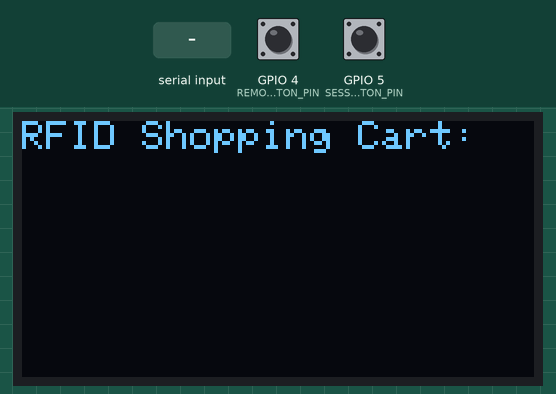
Recording of a program running on a simulated ESP32. Shown: 128×64 one-colour display. Inputs (shaded band) come from the test bench; at power-on: GPIO 5 (SESSION_END_BUTTON_PIN) HIGH, GPIO 4 (REMOVE_BUTTON_PIN) HIGH. WiFi joins after 1.5 s; servers stay silent unless stated; the display library's start-up logo is not drawn; uploads are accepted with an empty reply; what the program prints to the serial monitor is not drawn.

Above: at 4.7 s.
4.8 s: GPIO 5 (SESSION_END_BUTTON_PIN) pulled LOW for 0.15 s
At 5.7 s:
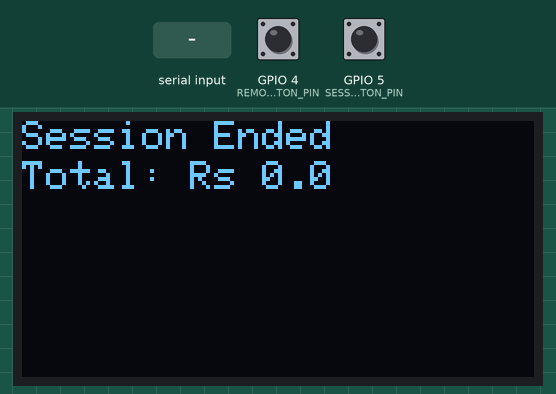
6.5 s: "1" received over the second serial link
At 7.0 s:
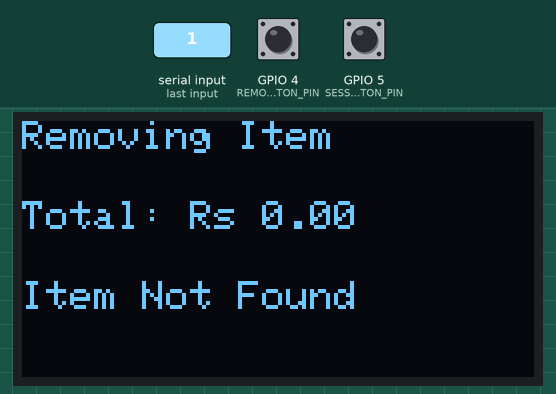
8.0 s: GPIO 5 (SESSION_END_BUTTON_PIN) pulled LOW for 1 s
At 9.4 s:
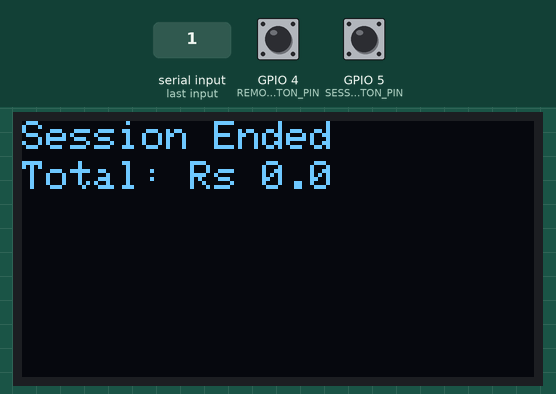
10.5 s: "0" received over the second serial link
At 11.3 s:
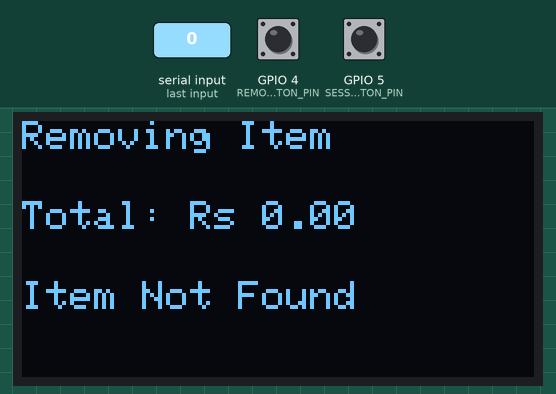
12.0 s: GPIO 5 (SESSION_END_BUTTON_PIN) pulled LOW for 3.2 s
At 13.6 s:
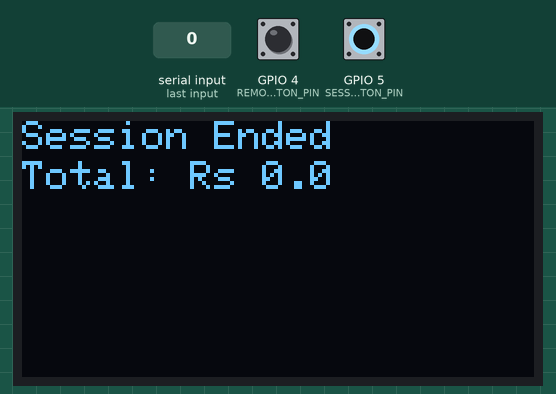
Timing chart, 0 to 15.1 s (numbered marks = the images above; inputs shaded):
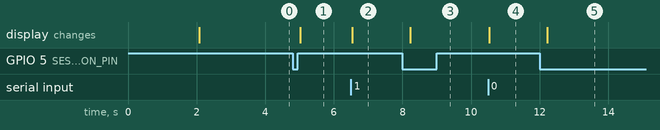

The program:

main.cpp
```cpp
#include <Wire.h>
#include <Adafruit_GFX.h>
#include <Adafruit_SSD1306.h>
#include <map>
#include <WiFi.h>
#include <HTTPClient.h>
#include <ArduinoJson.h>

#define SCREEN_WIDTH 128
#define SCREEN_HEIGHT 64
#define OLED_RESET    -1
Adafruit_SSD1306 display(SCREEN_WIDTH, SCREEN_HEIGHT, &Wire, OLED_RESET);

#define EM18_RX_PIN 16   // RX pin for EM-18 RFID Reader
#define REMOVE_BUTTON_PIN 4  // GPIO pin for the remove button
#define SESSION_END_BUTTON_PIN 5  // GPIO pin for the session end button

// Wi-Fi credentials
const char* ssid = "Shiva";
const char* password = "shiva62003@";
const char* addItemUrl = "https://shoppingkart-kzkf.onrender.com/addItem";
const char* remItemUrl = "https://shoppingkart-kzkf.onrender.com/remItem";
const char* settleBillUrl = "https://shoppingkart-kzkf.onrender.com/settleBill";

String cartId = "cart1";  // Fixed cartId for each cart
String rfidTag = "";  // To store RFID tag number
float totalCost = 0.0;  // To store the total cost of items in the cart
String lastScannedItem = "";  // To store the last scanned item name
float lastScannedPrice = 0.0;  // To store the last scanned item price
bool isRemoveMode = false;  // Flag to check if we are in remove mode

// Map to store RFID tags and their corresponding item names and prices
std::map<String, String> itemDatabase = {
  {"090031EB2AF9", "Milk - Rs 60.0"},
  {"150026F45D9A", "Sugar - Rs 40.0"},
  {"180045AF00F2", "Bread - Rs 25.0"},
  {"19007EBFA27A", "Apple - Rs 80.0"}
};

std::map<String, float> itemPrices = {
  {"090031EB2AF9", 60.0},
  {"150026F45D9A", 40.0},
  {"180045AF00F2", 25.0},
  {"19007EBFA27A", 80.0}
};

// Function to initialize Wi-Fi
void setupWiFi() {
  WiFi.begin(ssid, password);
  while (WiFi.status() != WL_CONNECTED) {
    delay(500);
    Serial.print(".");
  }
  Serial.println("WiFi connected");
}

// Function to send item ID and cart ID to the server
void sendItemToServer(String itemId) {
  if (WiFi.status() == WL_CONNECTED) {
    HTTPClient http;
    http.begin(addItemUrl);
    http.addHeader("Content-Type", "application/json");

    StaticJsonDocument<200> jsonDoc;
    jsonDoc["cartId"] = cartId;
    jsonDoc["itemId"] = itemId;

    String payload;
    serializeJson(jsonDoc, payload);

    int httpResponseCode = http.POST(payload);

    if (httpResponseCode > 0) {
      Serial.println("Item sent successfully.");
    } else {
      Serial.println("Error sending item: " + String(httpResponseCode));
    }
    http.end();
  } else {
    Serial.println("WiFi not connected");
  }
}

void remItemToServer(String itemId) {
  if (WiFi.status() == WL_CONNECTED) {
    HTTPClient http;
    http.begin(remItemUrl);
    http.addHeader("Content-Type", "application/json");

    StaticJsonDocument<200> jsonDoc;
    jsonDoc["cartId"] = cartId;
    jsonDoc["itemId"] = itemId;

    String payload;
    serializeJson(jsonDoc, payload);

    int httpResponseCode = http.POST(payload);

    if (httpResponseCode > 0) {
      Serial.println("Item sent successfully.");
    } else {
      Serial.println("Error sending item: " + String(httpResponseCode));
    }
    http.end();
  } else {
    Serial.println("WiFi not connected");
  }
}

// Function to notify the server of session end
void sendSessionEndToServer() {
  if (WiFi.status() == WL_CONNECTED) {
    HTTPClient http;

    http.begin(settleBillUrl);
    http.addHeader("Content-Type", "application/json");

    StaticJsonDocument<200> jsonDoc;
    jsonDoc["cartId"] = cartId;

    String payload;
    serializeJson(jsonDoc, payload);

    int httpResponseCode = http.POST(payload);

    if (httpResponseCode > 0) {
      Serial.println("Session end sent successfully.");

      // Reset local cart state
      totalCost = 0.0;
      lastScannedItem = "";
      lastScannedPrice = 0.0;

      // Update OLED to reflect reset
      display.clearDisplay();
      display.setCursor(0, 0);
      display.print(F("Session Ended"));
      display.setCursor(0, 10);
      display.print(F("Total: Rs 0.0"));
      display.display();
    } else {
      Serial.println("Error sending session end: " + String(httpResponseCode));
    }
    http.end();
  } else {
    Serial.println("WiFi not connected");
  }
}


// Function to update the OLED display
void updateDisplay(bool isItemRemoved = false, String message = "") {
  display.clearDisplay();
  display.setCursor(0,0);

  if (isItemRemoved) {
    display.print(F("Removing Item"));
  } else {
    display.print(F("Item: "));
    display.print(lastScannedItem);
    display.setCursor(0, 10);
    display.print(F("Price: Rs "));
    display.print(lastScannedPrice, 2);
  }

  display.setCursor(0, 20);
  display.print(F("Total: Rs "));
  display.print(totalCost, 2);

  if (message != "") {
    display.setCursor(0, 40);
    display.print(message);
  }

  display.display();
}

void setup() {
  Serial.begin(9600);
  Wire.begin();
  pinMode(REMOVE_BUTTON_PIN, INPUT_PULLUP);
  pinMode(SESSION_END_BUTTON_PIN, INPUT_PULLUP);

  // Initialize OLED display

  if(!display.begin(SSD1306_SWITCHCAPVCC, 0x3C)) {
    Serial.println(F("SSD1306 allocation failed"));
    for(;;);
  }

  display.display();
  delay(2000);
  display.clearDisplay();
  display.setTextSize(1);
  display.setTextColor(SSD1306_WHITE);
  display.setCursor(0,0);
  display.print(F("RFID Shopping Cart: "));
  display.display();

  // Initialize Serial for RFID Reader and Wi-Fi
  Serial1.begin(9600, SERIAL_8N1, EM18_RX_PIN);
  setupWiFi();
}

void loop() {
  // Read RFID tag
  if (Serial1.available()) {
    rfidTag = "";
    while (Serial1.available()) {
      char c = Serial1.read();
      rfidTag += c;
      delay(5);
    }

    // Check if the tag is in the database
    if (itemDatabase.find(rfidTag) != itemDatabase.end()) {
      if (isRemoveMode) {
        totalCost -= itemPrices[rfidTag];
        Serial.println(F("Item Removed: "));
        Serial.println(itemDatabase[rfidTag]);
        updateDisplay(true);
        isRemoveMode = false;
        remItemToServer(rfidTag);
      }
      else
      {
        lastScannedItem = itemDatabase[rfidTag];
        lastScannedPrice = itemPrices[rfidTag];
        totalCost += lastScannedPrice;

        Serial.println(F("Item Added: "));
        Serial.println(lastScannedItem);

        // Update OLED display and send item ID to server
        updateDisplay(false);
        sendItemToServer(rfidTag);
      }
    } else {
      Serial.println(F("Item Not Found"));
      updateDisplay(true, F("Item Not Found"));
    }
  }

  // Check if the remove button is pressed
  if (digitalRead(REMOVE_BUTTON_PIN) == LOW) {
    // Serial.println(digitalRead(REMOVE_BUTTON_PIN));
    isRemoveMode = true;
    delay(500);
  }

  // Check if the session end button is pressed
  if (digitalRead(SESSION_END_BUTTON_PIN) == LOW) {
    // Serial.println(digitalRead(SESSION_END_BUTTON_PIN));
    Serial.println(F("send settle signal"));
    sendSessionEndToServer();
    delay(1000);
  }
}
```

Measured:
- after the input at 4.8 s, the display: changes after 0.23 s (image 1)
- after the input at 6.5 s, the display: changes at once (image 2)
- after the input at 8.0 s, the display: changes after 0.23 s (image 3)
- after the input at 10.5 s, the display: changes at once (image 4)
- after the input at 12.0 s, the display: changes after 0.23 s (image 5)
